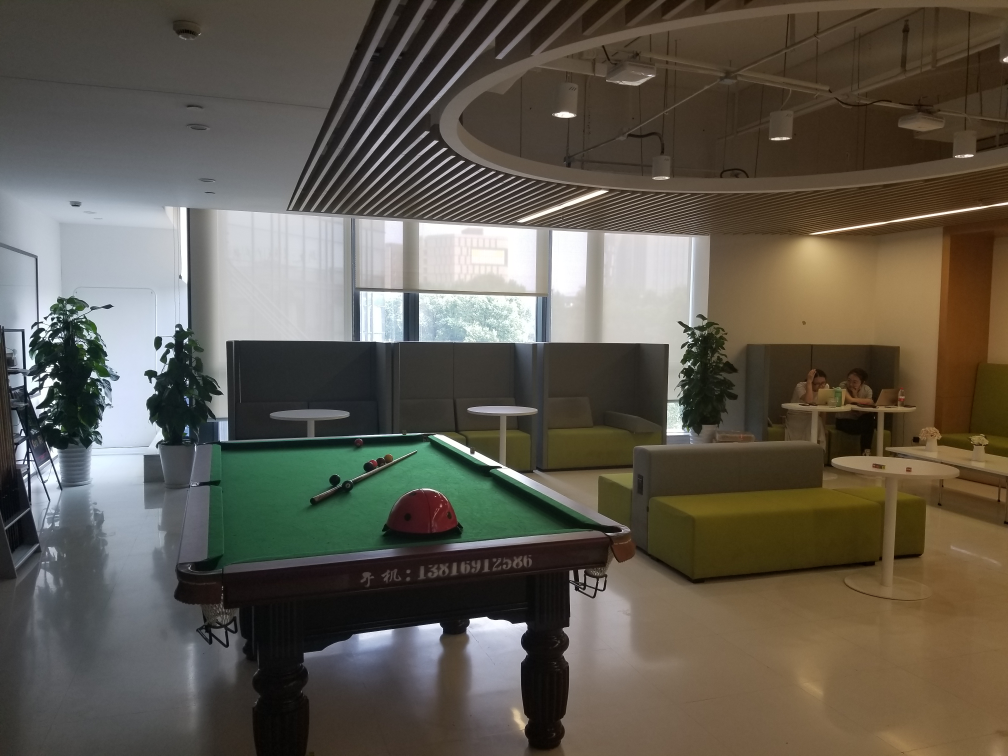
#> input picture sense1/1.jpg, 4032 x 3024 px (shown at 1/4 size); its folder holds 4 pictures in this run
$ python rectangle_4k.py
#> lines starting #> are read from the running program, lines starting #| are printed output that depends on the picture

import cv2
from PIL import Image, ImageTk
import numpy as np
import tkinter.filedialog
import tkinter as tk
import os
import threading
import time
from tkinter import ttk
import json
import csv

import tkinter.messagebox

window = tk.Tk()   #创建根窗口

top = tk.Toplevel(window)   #创建顶层窗口，用于在双击时弹窗显示点击的图片
top.destroy()   #顶层窗口暂时不用，双击时才会弹出

#该函数通过文件夹的路径path可以生成一个数组，数组的元素均为文件夹下每一张图片的绝对路径
def getfilesname(path):
#> called with path = 'sense1'
    filesname =[]
    if(path != ''):
        dirs = os.listdir(path)
        for i in dirs:
            if os.path.splitext(i)[1] == ".jpg" or os.path.splitext(i)[1] == ".png" or os.path.splitext(i)[1] == ".JPG" or os.path.splitext(i)[1] == ".jpeg":
                filesname+=[path+'/'+i]
    else:
        filesname = []
    return filesname

#该函数用于切换文件夹，当“选择路径”按钮按下时出发
#该函数包含众多全局变量，并对其一一修改
# [82 lines left out: function selectPath, not called in this run]

#测试函数，无用
def print_selection():
    print('you have selected ' + var.get())

#原始图片通过Image.open加载，之后通过次函数，可以生成用于展示的imagefile
#注意，该函数包含全局变量，包含resize操作，慎用！！！
# [177 lines left out: functions create, putimage, drag, scaler, not called in this run]

#鼠标按键释放触发该函数，清空全局loc
#用于实现拖动
def locclear(event):
    global loc
    loc.clear()

#opencv内置算子实现在img2中找出和img相似的区域
# [591 lines left out: functions match, update, update_key, next, next_key, previous and 9 more, not called in this run]

window.title('My Window')

w_win = window.winfo_screenwidth()
h_win = window.winfo_screenheight()

print(w_win,h_win)
big = str(w_win) + 'x' + str(h_win)
window.geometry(big)

w_canvas =int(w_win*0.5)
h_canvas = int(h_win*0.45)
count=0

phoneidstart = 1
whichpic = 1  #for toplevel
data = []

flag = 0 #用于控制打分类型，0为直接打分，1为框选打分
rect_box = [0,0,0,0]  #用于记录矩形位置,画布上的相对位置，而非真实位置


#path = 'C:/Users/37151/Desktop/tkinter/sense1'
path = os.getcwd() + '/sense1'
path=path.replace("\\","/")
senseid = path.split('/')[-1]
#print(path)
pathh = tk.StringVar()
tk.Label(window,text = "目标路径:").place(x=0.0*w_win, y=0.025*h_win, anchor='w')
tk.Entry(window, textvariable = pathh).place(x=0.035*w_win, y=0.025*h_win,width = 251, anchor='w')
tk.Button(window, text = "路径选择", command = selectPath).place(x=0.2*w_win, y=0.025*h_win, anchor='w')

filesname=getfilesname(path)

img1 = cv2.imread(filesname[0],0)
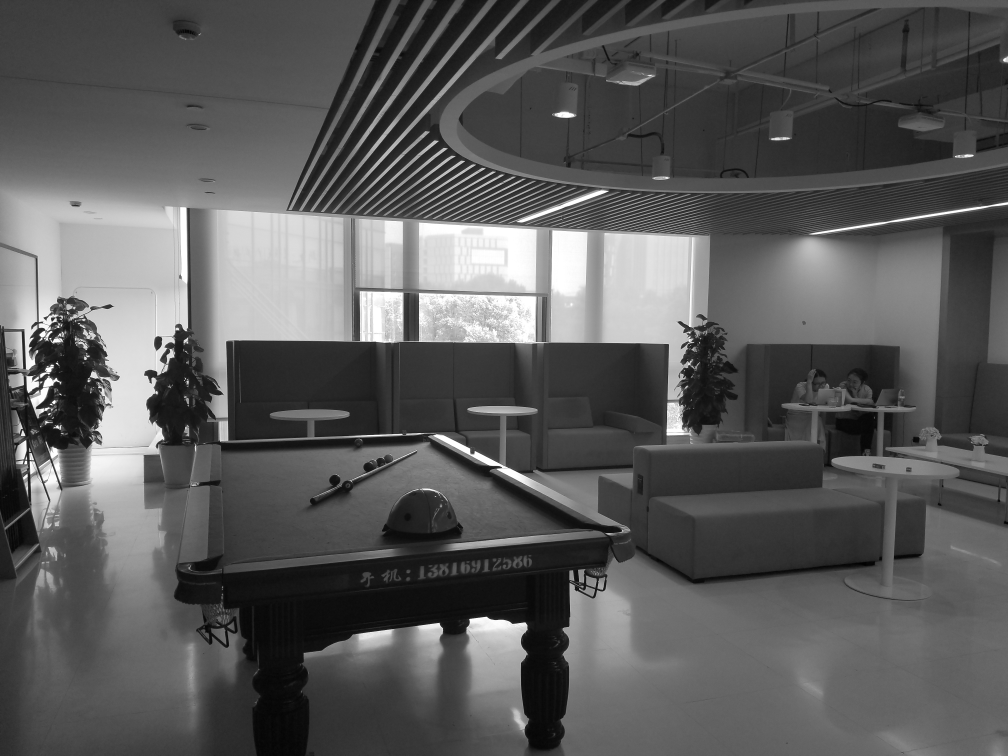
#> img1: shape (3024, 4032) (shown at 1/4 size); min 0, max 255, mean 90.3
img2 = cv2.imread(filesname[1],0)
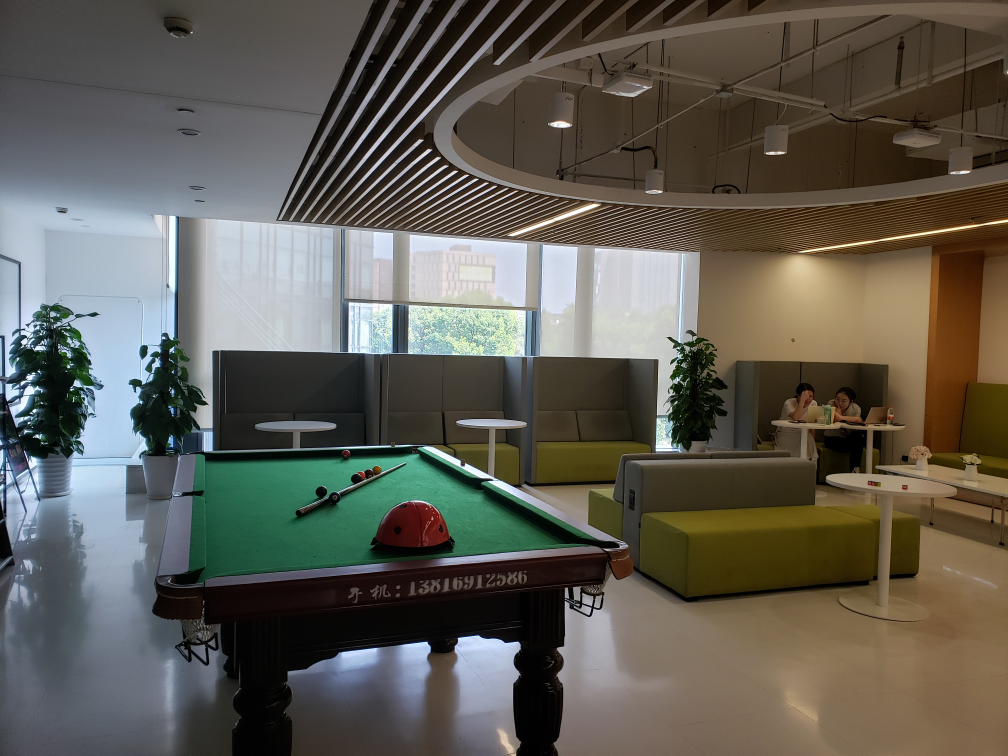
#> input picture sense1/2.jpg, 4032 x 3024 px (shown at 1/4 size)
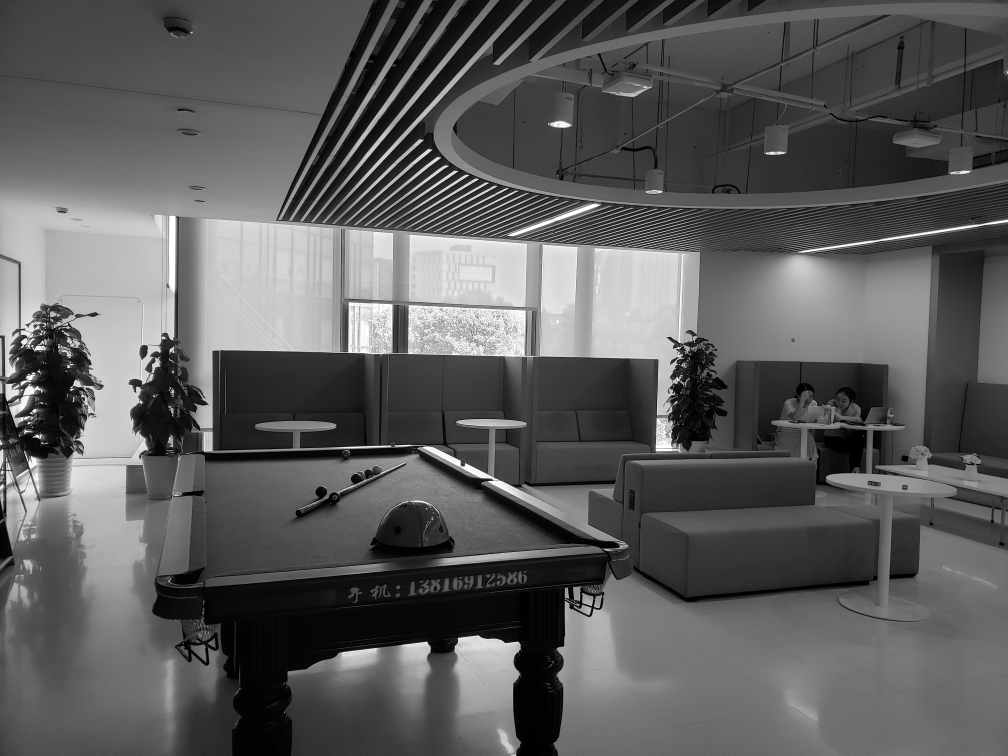
#> img2: shape (3024, 4032) (shown at 1/4 size); min 0, max 255, mean 92
img3 = cv2.imread(filesname[2],0)
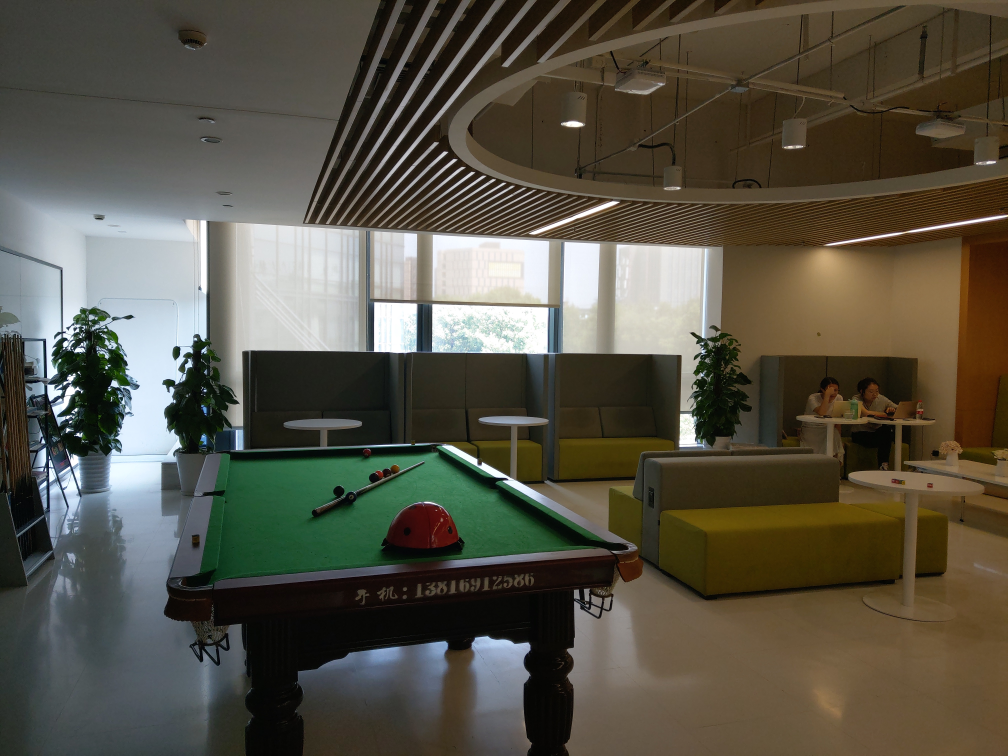
#> input picture sense1/3.jpg, 4032 x 3024 px (shown at 1/4 size)
#> img3: shape (3024, 4032); min 0, max 255, mean 82.6
img4 = cv2.imread(filesname[3],0)
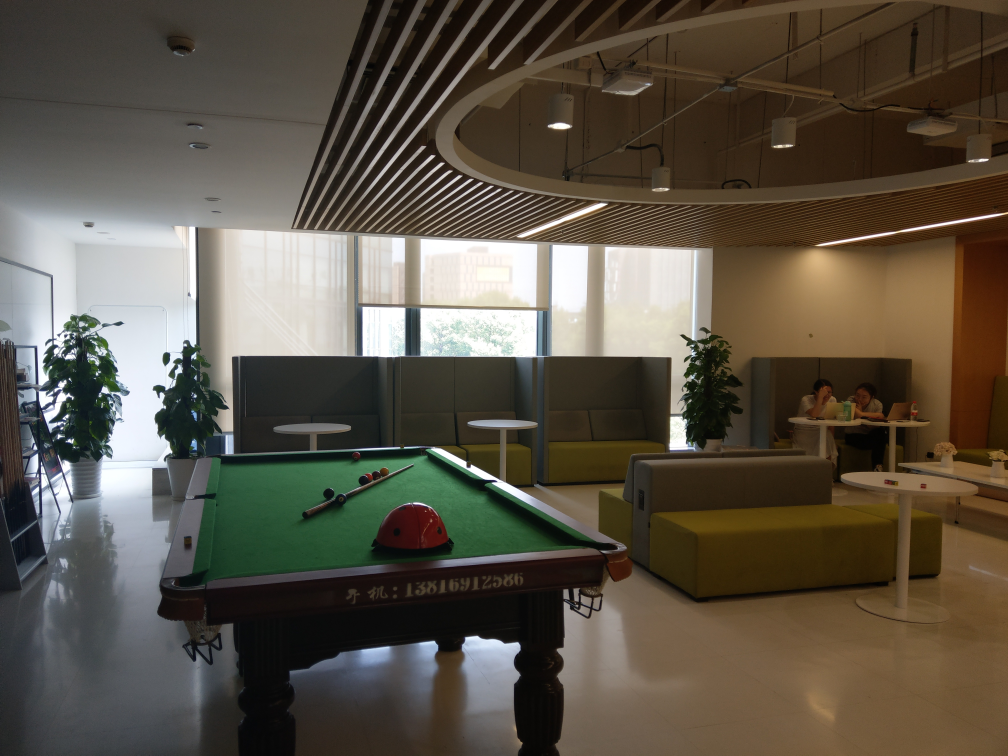
#> input picture sense1/4.jpg, 4032 x 3024 px (shown at 1/4 size)
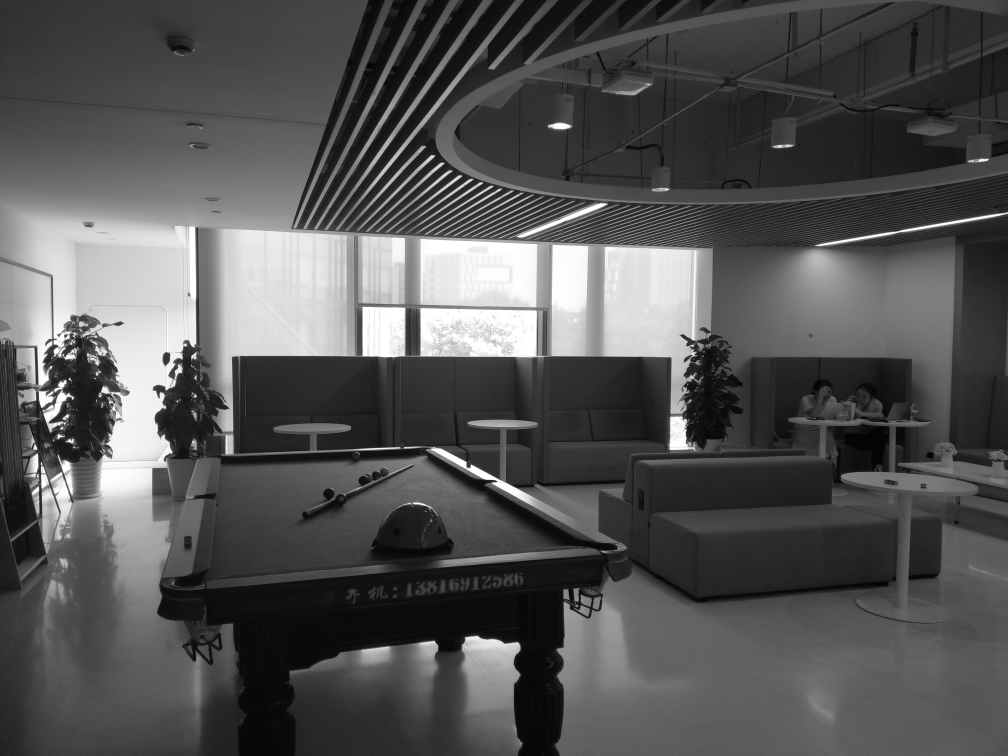
#> img4: shape (3024, 4032) (shown at 1/4 size); min 0, max 255, mean 84.4


img_open1 = Image.open(filesname[0])
img_open2 = Image.open(filesname[1])
img_open3 = Image.open(filesname[2])
img_open4 = Image.open(filesname[3])

if (img1.shape[0]>img1.shape[1]):
    img_open1 = img_open1.rotate(270,expand = True)
    img_open2 = img_open2.rotate(270,expand = True)
    img_open3 = img_open3.rotate(270,expand = True)
    img_open4 = img_open4.rotate(270,expand = True)

w_img = img1.shape[1]
#> w_img = 4032
h_img = img1.shape[0]
#> h_img = 3024
print(img_open1)
#| <PIL.JpegImagePlugin.JpegImageFile image mode=RGB size=4032x3024 at 0x7F7D495B1D10>

# [4 lines of commented-out code are left out]


maxscale = min(int(w_img/w_canvas),int(h_img/h_canvas))
#> maxscale = 4

scale = maxscale
#> scale = 4

loc = []

box = (0, 0, w_canvas*scale, h_canvas*scale)
#> box = (0, 0, 3840, 1944)
box2 = (0, 0, w_canvas*scale, h_canvas*scale)
#> box2 = (0, 0, 3840, 1944)
box3 = (0, 0, w_canvas*scale, h_canvas*scale)
#> box3 = (0, 0, 3840, 1944)
box4 = (0, 0, w_canvas*scale, h_canvas*scale)

tk.Label(text='评分属性：').place(x=0.33*w_win, y=0.025*h_win, anchor='w')
cmb = ttk.Combobox(window)
cmb.place(x=0.37*w_win, y=0.025*h_win, anchor='w')
# 设置下拉菜单中的值
#> (the run stopped early here; a loop or call above may not have finished)
